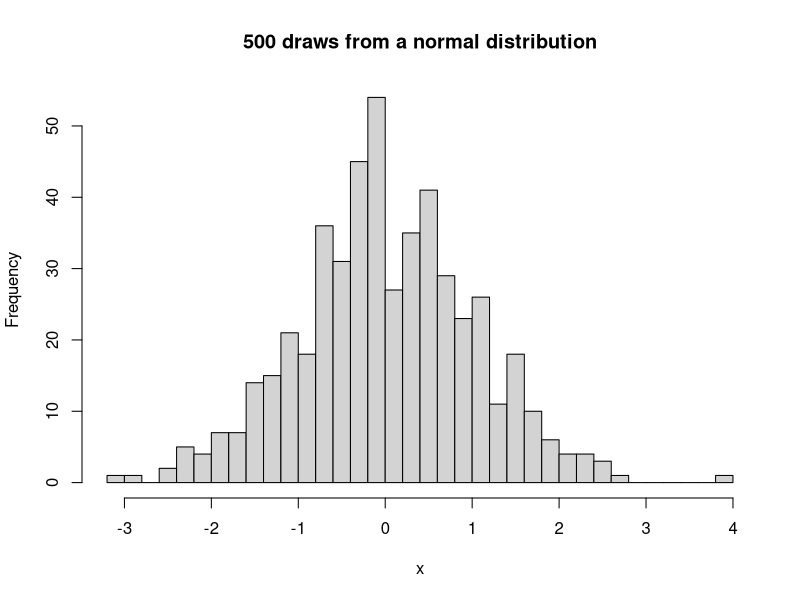

This chart was generated by the following R code:
## ---- chunk 1
set.seed(1)
x <- rnorm(500)
summary(x)
## ---- chunk 2
#| fig-height: 3
hist(x, breaks = 30, main = "500 draws from a normal distribution", xlab = "x")
